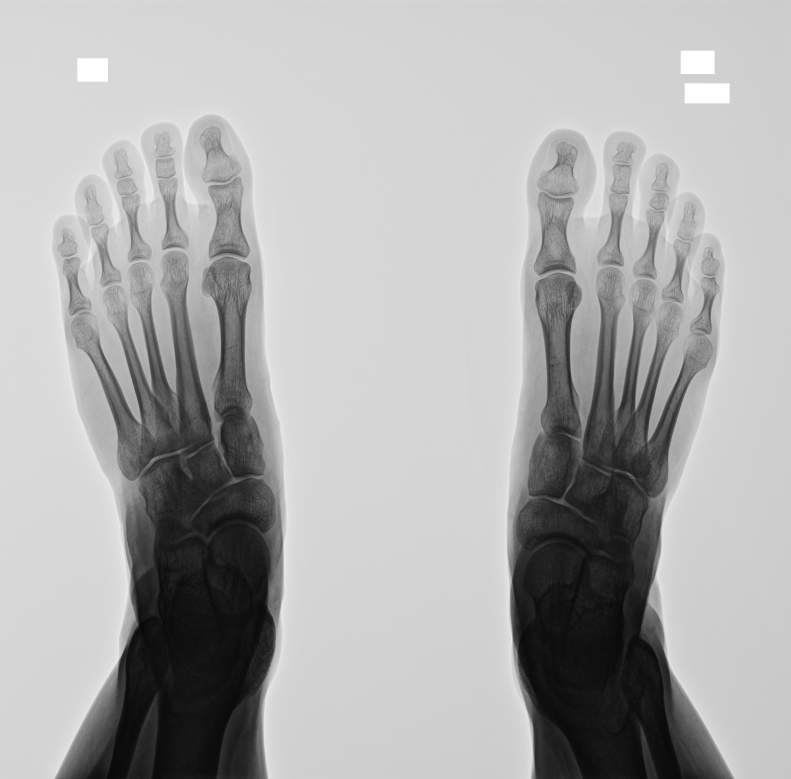
#> input picture segment-anything/src/images/part1.png, 2373 x 2336 px, found by its file name (shown at 1/3 size); its folder holds only this picture in this run
$ python segment_points.py
#> lines starting #> are read from the running program, lines starting #| are printed output that depends on the picture; after the words box and inside, x2 and y2 are one past the last pixel; in counts of white or black regions, pixels touching at a corner belong together
### segment-anything/study/Preprocessing/preprocessing.py
import cv2
import os
import numpy as np


# 四角形角度を検出
def angle_between(p1, p2, p3):
    a = np.array(p1)
    b = np.array(p2)
    c = np.array(p3)
    ba = a - b
    bc = c - b
    cosine_angle = np.dot(ba, bc) / (np.linalg.norm(ba) * np.linalg.norm(bc))
    angle = np.arccos(cosine_angle)
    return np.degrees(angle)


# 四角形を画像から除去
def remove_squares(image):
    contours, _ = cv2.findContours(image, cv2.RETR_EXTERNAL, cv2.CHAIN_APPROX_SIMPLE)
    squares = []
    for cnt in contours:
        epsilon = 0.02 * cv2.arcLength(cnt, True)
        approx = cv2.approxPolyDP(cnt, epsilon, True)
        if len(approx) == 4:
            # 角度が90度に近いものを判断してそれを除去する
            angles = []
            for i in range(4):
                angle = angle_between(
                    approx[i % 4][0], approx[(i + 1) % 4][0], approx[(i + 2) % 4][0]
                )
                angles.append(angle)
            if all(85 <= angle <= 95 for angle in angles):
                squares.append(cnt)

    mask = np.zeros(image.shape, dtype=np.uint8)
    cv2.drawContours(mask, squares, -1, (255, 255, 255), -1)
    return cv2.inpaint(image, mask, 3, cv2.INPAINT_TELEA)


# 画像の直線を除去
def remove_long_lines(image, min_line_length, max_line_gap):
    lines = cv2.HoughLinesP(
        image,
        1,
        np.pi / 180,
        100,
        minLineLength=min_line_length,
        maxLineGap=max_line_gap,
    )

    if lines is not None:
        for line in lines:
            x1, y1, x2, y2 = line[0]
            cv2.line(image, (x1, y1), (x2, y2), (0, 0, 0), 2)
    return image


# エッジ画像の前処理
class PreprocessingCanny:
    def __init__(self, type, image, threshold1, threshold2):
        self.image = image
        self.threshold1 = threshold1
        self.threshold2 = threshold2
        self.type = type

    def process_image(self):
        smoothed_image = cv2.GaussianBlur(self.image, (3, 3), 0)

        edges = cv2.Canny(smoothed_image, self.threshold1, self.threshold2)
        dilate_kernel = np.ones((9, 9), np.uint8)

        if self.type == "HV":
            # HV
            dilated_edges = cv2.dilate(edges, dilate_kernel, iterations=1)

        elif self.type == "M1M5":
            # M1M5
            dilated_edges = cv2.dilate(edges, dilate_kernel, iterations=1)

        final_image = remove_squares(dilated_edges)
        final_image = remove_long_lines(
            final_image, min_line_length=2000, max_line_gap=0
        )
        return final_image


# 二値化画像の前処理
class PreprocessingBinary:
    def __init__(self, type, image, threshold1, threshold2):
        self.image = image
        self.threshold1 = threshold1
        self.threshold2 = threshold2
        self.type = type

    def process_image(self):
        if self.type == "HV":
            ret, binary = cv2.threshold(
                self.image, self.threshold1, self.threshold2, cv2.THRESH_BINARY_INV
            )
        if self.type == "background":
            ret, binary = cv2.threshold(
                self.image, self.threshold1, self.threshold2, cv2.THRESH_BINARY_INV
            )

        final_image = remove_squares(binary)
        # final_image = remove_long_lines(
        #     final_image, min_line_length=1000, max_line_gap=0
        # )
        return final_image


# [59 lines that do not run on import are left out]

### segment-anything/study/detected_lengthA.py
import numpy as np
import os
import cv2
from Preprocessing.preprocessing import PreprocessingCanny


class GetLengthA:
    def __init__(self, image_path):
        self.image_path = image_path

    # 親指の先端(a)を検出する
    def detect_point_a(self, direction):
        image = cv2.imread(self.image_path, cv2.IMREAD_GRAYSCALE)
        preprocessing_canny = PreprocessingCanny(
            type="HV", image=image, threshold1=50, threshold2=180
        )
        self.canny = preprocessing_canny.process_image()
        height, width = self.canny.shape[:2]
        start_x = 0
        start_y = 0
        white_pixel_found = False

        y_range = range(0, height)
        x_range = (
            range(width // 2, width)
            if direction == "right"
            else range(width // 2, 0, -1)
        )

        for y in y_range:
            for x in x_range:
                pixel_color = self.canny[y, x]
                if pixel_color == 255 and not white_pixel_found:
                    start_x = x
                    start_y = y
                    white_pixel_found = True
                    break
            if white_pixel_found:
                break
        return (start_x, start_y)

    # 足の内輪郭線を検出し、親指の付け根の点(b)を検出する
    def detect_point_b(self):
        # 足の内輪郭線を取得
        image = cv2.imread(self.image_path, cv2.IMREAD_GRAYSCALE)
        canny = cv2.Canny(image, 60, 200)
        height, width = canny.shape[:2]
        inner = np.zeros((height, width), dtype=np.uint8)
        for y in range(0, height):
            find_inner = False
            for x in range(width // 2, width):
                if canny[y, x] == 255 and not find_inner:
                    find_inner = True
                    inner[y, x] = 255
                    break

        for y in range(0, height):
            find_inner = False
            for x in range(width // 2, 0, -1):
                if canny[y, x] == 255 and not find_inner:
                    find_inner = True
                    inner[y, x] = 255
                    break

        # shi-tomasiを使用して特徴点を検出
        corners = cv2.goodFeaturesToTrack(
            inner, 10, 0.01, 70, blockSize=40, useHarrisDetector=False, k=0.04
        )

        if corners is not None:
            half_height = image.shape[0] // 2

            # 画像の高さの半分よりも大きいy座標を２つ取得
            points = [i.ravel() for i in corners if i.ravel()[1] > half_height]

            # 特徴点が二つ以下なら何もしない
            if len(points) < 2:
                print("特徴点が検出できません")
                return image, None, None

            # 特徴点の中から左右の座標を選ぶ
            points_sorted = sorted(points, key=lambda x: x[1])
            min_points = points_sorted[:2]

            # ｙ座標の差
            y_diff = abs(min_points[0][1] - min_points[1][1])

            if y_diff > 100:
                # ｙ座標の差が100以上であればもう一度harrisを使用して検出しなおす
                corners = cv2.goodFeaturesToTrack(
                    inner,
                    10,
                    0.01,
                    70,
                    blockSize=40,
                    useHarrisDetector=True,
                    k=0.04,
                )

                points = [i.ravel() for i in corners if i.ravel()[1] > half_height]
                points_sorted = sorted(points, key=lambda x: x[1])
                min_points = points_sorted[:2]

            # min_pointsの中で画像を半分で分けたとき、半分より大きいものを右足の座標として、半分より小さいものを左足の座標として返す
            if len(min_points) == 2:
                half_width = image.shape[1] // 2

                left_points = [point for point in min_points if point[0] < half_width]
                right_points = [point for point in min_points if point[0] >= half_width]

                if len(left_points) == 1 and len(right_points) == 1:
                    left_thumb_finger = left_points[0]
                    right_thumb_finger = right_points[0]

                    return left_thumb_finger, right_thumb_finger

        print("特徴点が検出できません")
        return None, None

    # 画像に指定された始点から特定の長さだけ垂直方向に直線を描画する。
    # [6 lines left out: function draw_vertical_line, not called in this run]

    # 長さを検出して返すメソッド(lengthにはスケールを設定する)
    def get_length(self, length):
        # point_a
        (start_x_right, start_y_right) = self.detect_point_a(direction="right")
        (start_x_left, start_y_left) = self.detect_point_a(direction="left")

        # point_b
        left_thumb_finger, right_thumb_finger = self.detect_point_b()

        # 今回使用する部分の直線を引く
        left_length_A = int(((left_thumb_finger[1]) - start_y_left) * length)
        right_length_A = int(((right_thumb_finger[1]) - start_y_right) * length)

        # 返り値は0からの長さを返す
        right_length = right_length_A + start_y_right
        left_length = left_length_A + start_y_left

        return left_length, right_length


# [42 lines that do not run on import are left out]

### segment-anything/study/segment_points.py
from detected_lengthA import GetLengthA
from Preprocessing.preprocessing import PreprocessingBinary, PreprocessingCanny
import cv2
import os


class SegmentPoints:
    def __init__(self, image_path):
        self.image_path = image_path

    def detect_point_HV(self, image, L1, L2, R1, R2, progress):
        height, width = image.shape[:2]
        half_width = int(width / 2)

        L1_x, L2_x, R1_x, R2_x = None, None, None, None

        for i in range(half_width, 150, -1):
            if image[L1, i] == 0 and image[L1, i - 1] == 255:
                L1_x = int(i - progress)
                break

        for i in range(half_width, 150, -1):
            if image[L2, i] == 0 and image[L2, i - 1] == 255:
                L2_x = int(i - progress)
                break

        for i in range(half_width, width - 150, 1):
            if image[R1, i] == 0 and image[R1, i + 1] == 255:
                R1_x = int(i + progress)
                break

        for i in range(half_width, width - 150, 1):
            if image[R2, i] == 0 and image[R2, i + 1] == 255:
                R2_x = int(i + progress)
                break
        return (L1_x, L1), (L2_x, L2), (R1_x, R1), (R2_x, R2)

    def detect_point_M1M5(self, image, L1, R1, progress):
        height, width = image.shape[:2]
        half_width = int(width / 2)
        (
            L1_x,
            R1_x,
        ) = (
            None,
            None,
        )

        for i in range(0, half_width, 1):
            if image[L1, i] == 0 and image[L1, i + 1] == 255:
                L1_x = int(i + progress)
                break

        for i in range(width - 1, half_width, -1):
            if image[R1, i] == 0 and image[R1, i - 1] == 255:
                R1_x = int(i - progress)
                break

        return (L1_x, L1), (R1_x, R1)

    def detect_point_background(self, image, L1, R1, L2, R2, progress):
        height, width = image.shape[:2]
        half_width = int(width / 2)
        L1_x, R1_x, L2_x, R2_x = None, None, None, None

        for i in range(150, width - 1, 1):
            if image[L1, i] == 0 and image[L1, i + 1] == 255:
                L1_x = int(i + progress)
                break

        for i in range(width - 150, half_width, -1):
            if image[R1, i] == 0 and image[R1, i - 1] == 255:
                R1_x = int(i - progress)
                break

        for i in range(150, width - 1, 1):
            if image[L2, i] == 0 and image[L1, i + 1] == 255:
                L2_x = int(i + (progress - 200))
                break

        for i in range(width - 150, half_width, -1):
            if image[R2, i] == 0 and image[R1, i - 1] == 255:
                R2_x = int(i - (progress - 200))
                break

        return (L1_x, L1), (L2_x, L2), (R1_x, R1), (R2_x, R2)

    # HV,M1M5両方の処理をかく
    def main(self):
        get_length = GetLengthA(image_path=self.image_path)
        image = cv2.imread(self.image_path, cv2.IMREAD_GRAYSCALE)

        print(
            "############################################################  HV  ############################################################"
        )
        # A*0.3＋親指の先端の長さ(HV一つ目のプロンプトのy)
        L1, R1 = get_length.get_length(0.3)
        # A*0.7＋親指の先端の長さ(HV二つ目のプロンプトのy)
        L2, R2 = get_length.get_length(0.7)

        preprocess_canny = PreprocessingCanny(
            type="HV", image=image, threshold1=50, threshold2=180
        )
        canny_HV = preprocess_canny.process_image()

        # HV角検出に使用する2つの対象骨プロンプトの座標
        L1_HV, L2_HV, R1_HV, R2_HV = self.detect_point_HV(
            image=canny_HV, L1=L1, L2=L2, R1=R1, R2=R2, progress=45
        )

        # エッジ画像に余分な線がある関係上プロンプトがずれる可能性があるのでずれていると判断した場合はbinaryに対し処理を行う
        if abs(L1_HV[0] - L2_HV[0]) > 20 or abs(R1_HV[0] - R2_HV[0]) > 20:
            print("HV binaryに入った")
            preprocess_binary = PreprocessingBinary(
                type="HV", image=image, threshold1=150, threshold2=255
            )
            binary_HV = preprocess_binary.process_image()
            # HV角検出に使用する2つの対象骨プロンプトの座標
            L1_HV, L2_HV, R1_HV, R2_HV = self.detect_point_HV(
                image=binary_HV, L1=L1, L2=L2, R1=R1, R2=R2, progress=45
            )

        print(
            "############################################################  M1M5  ############################################################"
        )
        # A*0.9＋親指の先端の長さ(M1M5のプロンプトのy)
        L1, R1 = get_length.get_length(0.9)

        preprocess_canny = PreprocessingCanny(
            type="M1M5", image=image, threshold1=50, threshold2=180
        )
        canny_M1M5 = preprocess_canny.process_image()
        # HV角検出に使用する2つの対象骨プロンプトの座標
        L1_M1M5, R1_M1M5 = self.detect_point_M1M5(
            image=canny_M1M5, L1=L1, R1=R1, progress=30
        )

        print(
            "############################################################  background  ############################################################"
        )
        # A*1.4＋親指の先端の長さ(背景のプロンプトのy)
        L1, R1 = get_length.get_length(1.4)

        # A*0.9＋親指の先端の長さ(背景のプロンプトのy)
        L2, R2 = get_length.get_length(0.9)

        # HV角検出に使用する2つの対象骨プロンプトの座標
        preprocess_binary = PreprocessingBinary(
            type="background", image=image, threshold1=120, threshold2=255
        )
        binary_background = preprocess_binary.process_image()
        (
            L1_background,
            L2_background,
            R1_background,
            R2_background,
        ) = self.detect_point_background(
            image=binary_background, L1=L1, R1=R1, L2=L2, R2=R2, progress=250
        )

        return (
            (L1_HV, L2_HV, R1_HV, R2_HV),
            (L1_M1M5, R1_M1M5),
            (L1_background, L2_background, R1_background, R2_background),
        )


if __name__ == "__main__":
    input_folder = "/home/kubota/study_backup1216/segment-anything/src/images"
    output_folder = "/home/kubota/study_backup1216/segment-anything/assets/prompts"
    if not os.path.exists(output_folder):
        os.makedirs(output_folder)

    for file_name in os.listdir(input_folder):
        if file_name.endswith(".png"):
            input_image_path = os.path.join(input_folder, file_name)
            print(input_image_path)
            output_image_path = os.path.join(output_folder, f"prompt_{file_name}")
            color_image = cv2.imread(input_image_path, cv2.IMREAD_COLOR)
#> color_image is the input picture: shape (2336, 2373, 3); min 8, max 255, mean 171.9
            segment_points = SegmentPoints(image_path=input_image_path)
            HV_prompt, M1M5_prompt, background_prompt = segment_points.main()
#> in process_image, `edges = cv2.Canny(smoothed_image, self.threshold1, self.threshold2)`:
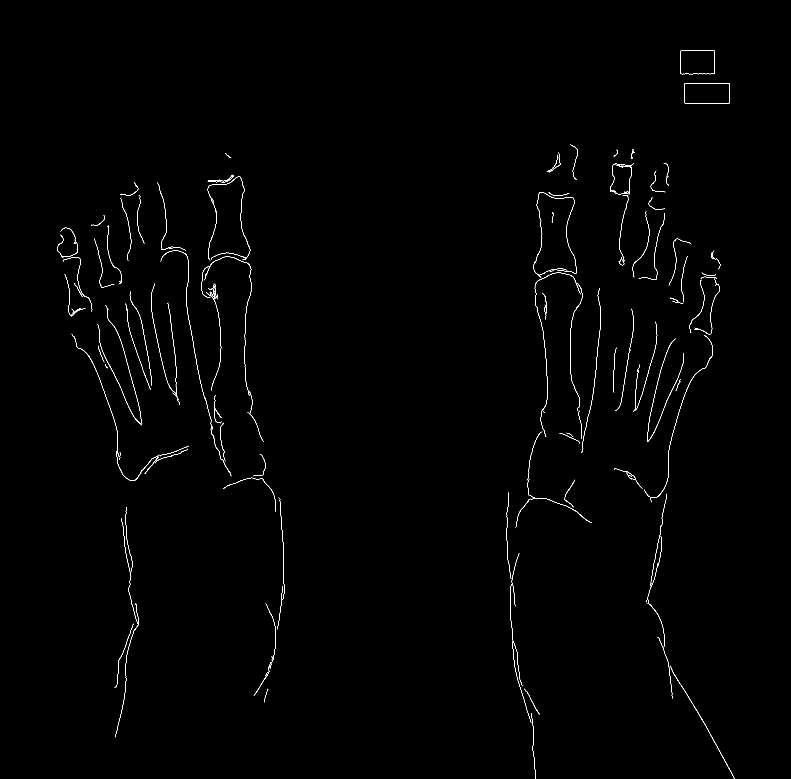
#> edges: shape (2336, 2373) (shown at 1/3 size); 0.43% white in thin lines or dots, all inside (x1, y1, x2, y2) = (171, 151, 2204, 2336)
#> in process_image, `dilated_edges = cv2.dilate(edges, dilate_kernel, iterations=1)`:
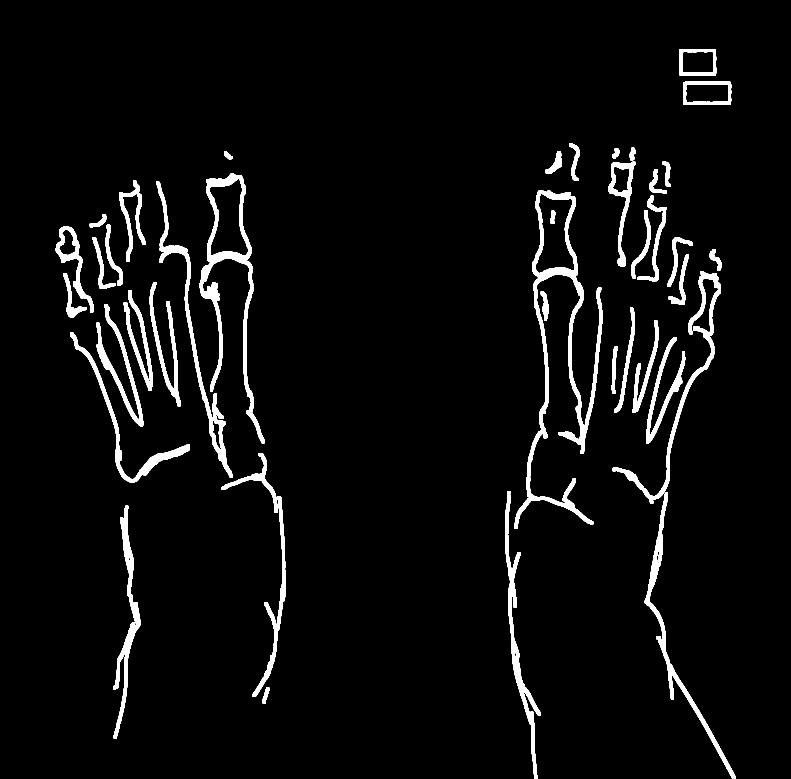
#> dilated_edges: shape (2336, 2373) (shown at 1/3 size); 4.2% white; 43 white regions
#> in remove_squares, `contours, _ = cv2.findContours(image, cv2.RETR_EXTERNAL, cv2.CHAIN_APP..`: contours = 42 contours; largest, box (x1, y1, x2, y2) and area: (1543, 572, 1807, 1587) 49134, (599, 520, 794, 1330) 37867, (468, 543, 698, 1433) 13154, (1838, 813, 2163, 1511) 13006, (1934, 1477, 2208, 2336) 12696
#> the loop in remove_squares, `for cnt in contours:` made 42 passes
#> epsilon on passes 1, 3, 4, 6, 8, 9, 10, 12: 2.45, 29.81, 44.9, 14.06, 26.83, 31.38, 17.83, 31.15
#> after the loop in remove_squares, `for cnt in contours:`: squares = 3 contours; box (x1, y1, x2, y2) and area: (2049, 245, 2194, 315) 9845, (2037, 147, 2149, 227) 8689, (1835, 1039, 1853, 1182) 1246
#> in remove_squares, `cv2.drawContours(mask, squares, -1, (255, 255, 255), -1)`:
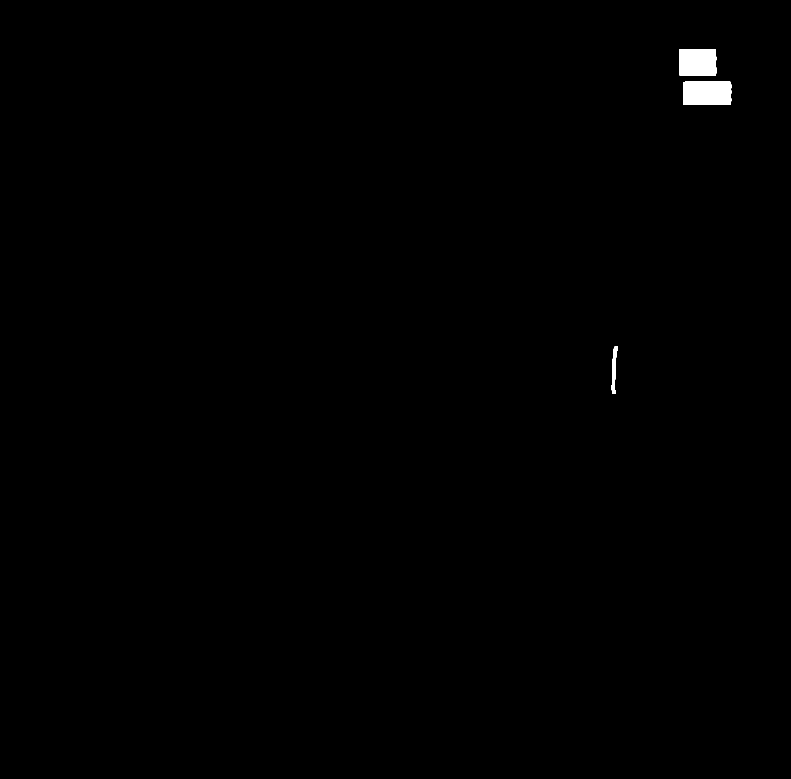
#> mask: shape (2336, 2373) (shown at 1/3 size); 0.37% white; 3 white regions, box (x1, y1, x2, y2) and area: (2049, 245, 2194, 315) 10055, (2037, 147, 2149, 227) 8876, (1835, 1039, 1853, 1182) 1397
#> in remove_squares, `return cv2.inpaint(image, mask, 3, cv2.INPAINT_TELEA)`:
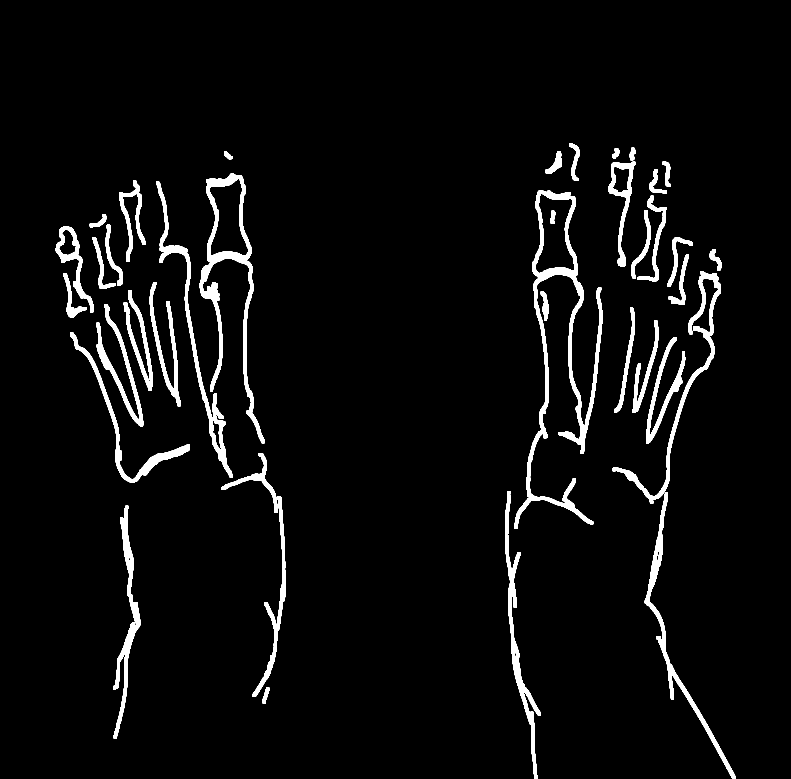
#> returned value: shape (2336, 2373) (shown at 1/3 size); 4.1% white; 40 white regions, largest, box (x1, y1, x2, y2) and area: (1543, 572, 1807, 1587) 33803, (599, 520, 794, 1330) 22339, (468, 543, 698, 1433) 14371
#> in remove_long_lines, `lines = cv2.HoughLinesP( image, 1, np.pi / 180, 100, minLineLength=min..`: lines = None
#> (the rest of the program and of its run is left out)
